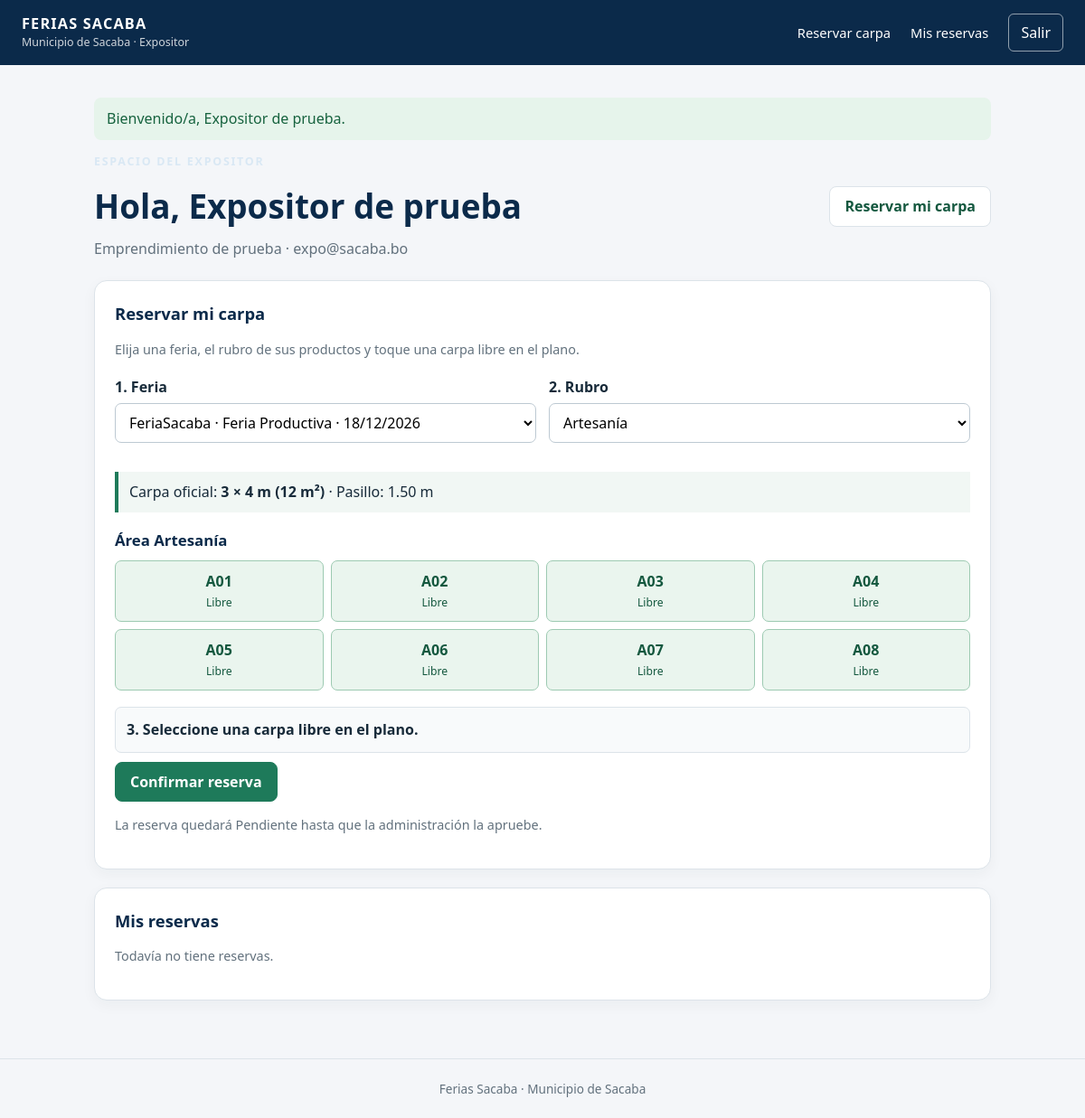
/index.php?ruta=mi-espacio (signed in), run on the app's committed database.
### tables this page shows
CREATE TABLE expositores (
    id              INT AUTO_INCREMENT PRIMARY KEY,
    usuario_id      INT NOT NULL UNIQUE,
    institucion_id  INT NULL,
    emprendimiento  VARCHAR(120) NOT NULL,
    telefono        VARCHAR(15) NOT NULL,
    CONSTRAINT fk_expositores_usuario
        FOREIGN KEY (usuario_id) REFERENCES usuarios(id),
    CONSTRAINT fk_expositores_institucion
        FOREIGN KEY (institucion_id) REFERENCES instituciones(id)
);

CREATE TABLE usuarios (
    id            INT AUTO_INCREMENT PRIMARY KEY,
    nombre        VARCHAR(100) NOT NULL,
    email         VARCHAR(150) NOT NULL UNIQUE,
    password_hash VARCHAR(255) NOT NULL,
    rol           ENUM('administrador','usuario') NOT NULL DEFAULT 'usuario',
    activo        TINYINT(1) NOT NULL DEFAULT 1
);

CREATE TABLE ferias (
    id        INT AUTO_INCREMENT PRIMARY KEY,
    nombre    VARCHAR(120) NOT NULL,
    fecha     DATE NOT NULL,
    lugar     VARCHAR(180) NOT NULL,
    latitud   DECIMAL(9,6) NULL,
    longitud  DECIMAL(9,6) NULL,
    foto      VARCHAR(255) NULL,
    estado    ENUM('borrador','abierta','cerrada') NOT NULL DEFAULT 'borrador',
    CONSTRAINT chk_ferias_latitud  CHECK (latitud  BETWEEN -90 AND 90),
    CONSTRAINT chk_ferias_longitud CHECK (longitud BETWEEN -180 AND 180)
);

CREATE TABLE areas (
    id           INT AUTO_INCREMENT PRIMARY KEY,
    feria_id     INT NOT NULL,
    categoria_id INT NOT NULL,
    nombre       VARCHAR(80) NOT NULL,
    ancho_m      DECIMAL(6,2) NOT NULL,
    largo_m      DECIMAL(6,2) NOT NULL,
    pasillo_m    DECIMAL(6,2) NOT NULL DEFAULT 1.50,
    UNIQUE KEY uq_areas_nombre (feria_id, nombre),
    UNIQUE KEY uq_areas_id_feria (id, feria_id),
    CONSTRAINT fk_areas_feria
        FOREIGN KEY (feria_id) REFERENCES ferias(id),
    CONSTRAINT fk_areas_categoria
        FOREIGN KEY (categoria_id) REFERENCES categorias(id),
    CONSTRAINT chk_areas_medidas
        CHECK (ancho_m > 0 AND largo_m > pasillo_m AND pasillo_m > 0)
);

CREATE TABLE categorias (
    id     INT AUTO_INCREMENT PRIMARY KEY,
    nombre VARCHAR(80) NOT NULL UNIQUE,
    activo TINYINT(1) NOT NULL DEFAULT 1
);

### app/views/publico/mi_espacio.php (the view, shortened to what the rows shown need)
<?php
$mensajes = tomar_flash();
$feriaInicial = (string) ($ferias[0]['id'] ?? '');
$categoriaInicial = '';
foreach ($categorias as $item) {
    if ((string) $item['feria_id'] === $feriaInicial) {
        $categoriaInicial = (string) $item['id'];
        break;
    }
}
?>
<!doctype html>
<html lang="es">
<head>
    <link rel="stylesheet" href="css/public.css">
    <link rel="stylesheet" href="css/feria-app.css">
</head>
<body class="publico-body">
<header class="publico-barra">
    <a class="publico-marca" href="<?= e(url('inicio')) ?>"><strong>FERIAS SACABA</strong><span>Municipio de Sacaba · Expositor</span></a>
    <nav class="publico-nav" aria-label="Navegación principal">
        <a href="#reservar">Reservar carpa</a>
        <a href="#mis-reservas">Mis reservas</a>
        <form method="post" action="<?= e(url('salir')) ?>"><?= csrf_campo() ?><button class="nav-logout" type="submit">Salir</button></form>
    </nav>
</header>
<main class="publico-contenido portal-simple">
    <?php foreach ($mensajes as $m): ?>
        <div class="publico-alerta<?= in_array(($m['tipo'] ?? ''), ['error', 'aviso'], true) ? ' publico-alerta-error' : '' ?>" role="status"><?= e($m['texto'] ?? '') ?></div>
    <?php endforeach; ?>
    <section class="portal-saludo">
        <div><p class="publico-kicker">Espacio del expositor</p><h1>Hola, <?= e($expositor['titular']) ?></h1>
            <p><?= e($expositor['emprendimiento']) ?> · <?= e($expositor['email']) ?></p></div>
        <a class="publico-boton" href="#reservar">Reservar mi carpa</a>
    </section>
    <section class="publico-panel portal-reservar" id="reservar">
        <h2>Reservar mi carpa</h2>
        <p class="publico-ayuda">Elija una feria, el rubro de sus productos y toque una carpa libre en el plano.</p>
        <?php if ($ferias === []): ?>
            <div class="publico-vacio">No hay ferias abiertas para reservar en este momento.</div>
        <?php elseif ($categorias === []): ?>
            <div class="publico-vacio">Las ferias abiertas aún no tienen rubros o áreas disponibles.</div>
        <?php else: ?>
            <form method="post" action="<?= e(url('reserva/nueva')) ?>" id="reserva-form">
                <div class="portal-selecciones">
                    <div class="campo">
                        <label for="feria_id">1. Feria</label>
                        <select name="feria_id" id="feria_id" required>
                            <?php foreach ($ferias as $feria): ?>
                                <option value="<?= (int) $feria['id'] ?>"<?= (string) $feria['id'] === $feriaInicial ? ' selected' : '' ?>>
                                    <?= e($feria['nombre']) ?> · <?= e(fecha_corta($feria['fecha'])) ?>
                                </option>
                            <?php endforeach; ?>
                        </select>
                    </div>
                    <div class="campo">
                        <label for="categoria_id">2. Rubro</label>
                        <select name="categoria_id" id="categoria_id" required>
                            <?php foreach ($categorias as $item): ?>
                                <option value="<?= (int) $item['id'] ?>" data-feria="<?= (int) $item['feria_id'] ?>"
                                    <?= (string) $item['id'] === $categoriaInicial && (string) $item['feria_id'] === $feriaInicial ? ' selected' : '' ?>>
                                    <?= e($item['nombre']) ?>
                                </option>
                            <?php endforeach; ?>
                        </select>
                    </div>
                </div>
                <p class="carpa-medida">Carpa oficial: <strong>3 × 4 m (12 m²)</strong> · Pasillo: 1.50 m</p>
                <?php foreach ($categorias as $item): ?>
                    <section class="carpa-plano" data-feria="<?= (int) $item['feria_id'] ?>" data-categoria="<?= (int) $item['id'] ?>" hidden>
                        <?php foreach ($item['plano']['zonas'] as $zona): ?>
                            <div class="carpa-zona">
                                <h3><?= e($zona['area']['nombre']) ?></h3>
                                <div class="carpa-grid" style="--columnas:<?= max(1, (int) $zona['columnas']) ?>">
                                    <?php foreach ($zona['celdas'] as $celda): ?>
                                        <?php
                                        $libre = $celda['estado'] === 'libre';
                                        ?>
                                        <button type="button" class="carpa-celda <?= $libre ? 'carpa-libre' : ($celda['estado'] === 'ocupada' ? 'carpa-ocupada' : 'carpa-bloqueada') ?>"
                                            data-codigo="<?= e($celda['codigo']) ?>" <?= $libre ? '' : 'disabled' ?>
                                            title="<?= $libre ? 'Carpa disponible ' . e($celda['codigo']) : 'Carpa ocupada o no disponible' ?>">
                                            <strong><?= e($celda['codigo']) ?></strong>
                                            <small><?= $libre ? 'Libre' : ($celda['estado'] === 'ocupada' ? 'Ocupada' : 'No disponible') ?></small>
                                        </button>
                                    <?php endforeach; ?>
                                </div>
                            </div>
                        <?php endforeach; ?>
                    </section>
                <?php endforeach; ?>
                <div class="carpa-confirmacion" id="resumen-carpa" aria-live="polite">3. Seleccione una carpa libre en el plano.</div>
                <button class="publico-boton carpa-confirmar" type="submit">Confirmar reserva</button>
                <p class="publico-ayuda">La reserva quedará Pendiente hasta que la administración la apruebe.</p>
            </form>
        <?php endif; ?>
    </section>
    <section class="publico-panel" id="mis-reservas">
        <h2>Mis reservas</h2>
        <?php if ($solicitudes === []): ?>
            <p class="publico-ayuda">Todavía no tiene reservas.</p>
        <?php endif; ?>
    </section>
</main>
<footer class="publico-pie">Ferias Sacaba · Municipio de Sacaba</footer>
</body>
</html>

### data on the page
expositores: usuario.nombre "Expositor de prueba", emprendimiento "Emprendimiento de prueba", usuario.email "expo@sacaba.bo"
ferias: categoria_id "Artesanía"
areas: nombre "Área Artesanía", max(1, (int) $zona['columnas']) 4 (drawn), codigo "A01", codigo "A02", codigo "A03", codigo "A05", codigo "A06", codigo "A07", codigo "A08"
areas: codigo "A04"

### other printed values
$m['texto'] "Bienvenido/a, Expositor de prueba."
form field feria_id "FeriaSacaba · Feria Productiva · 18/12/2026"
